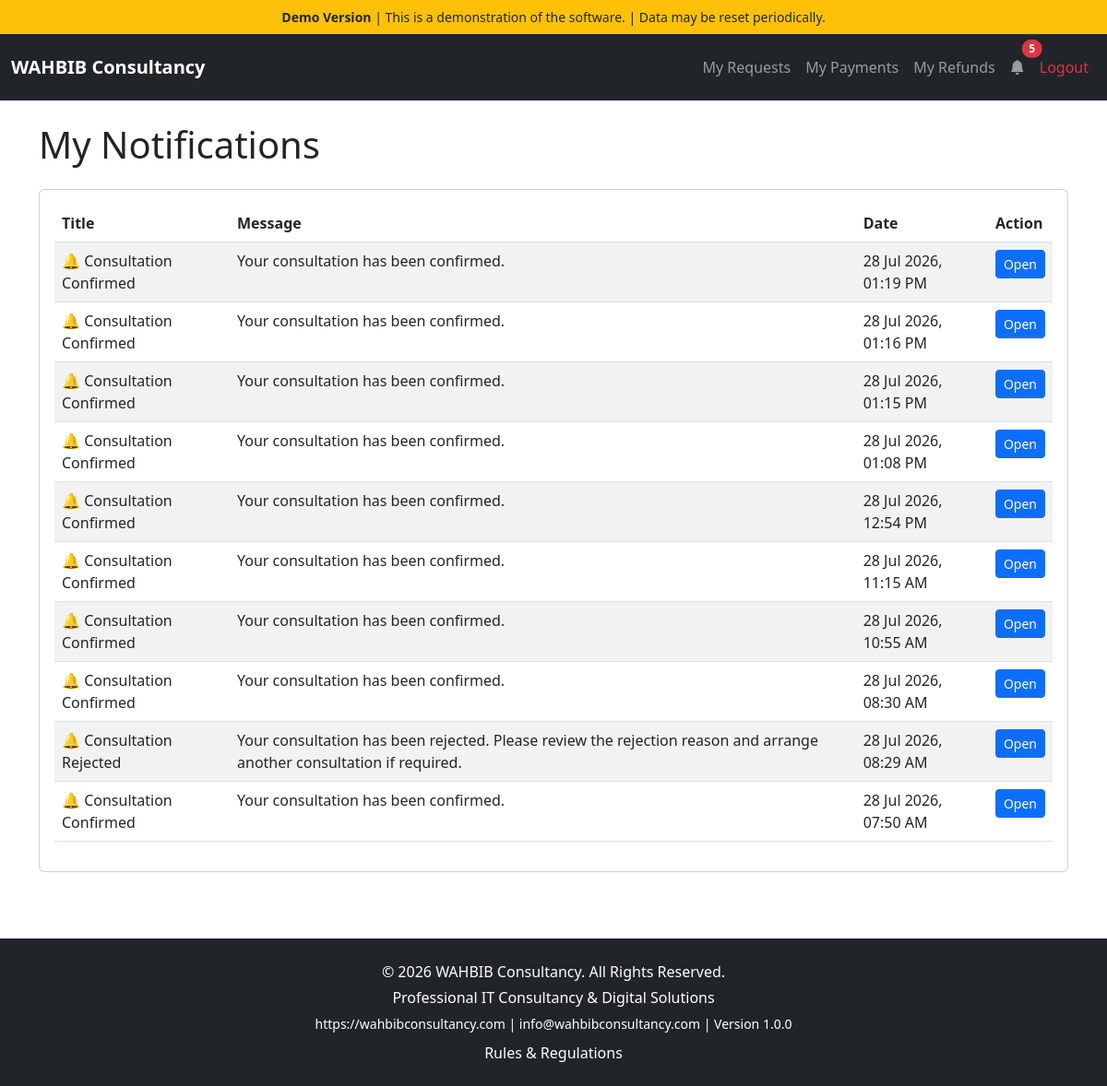
Page /public/index.php?page=customer-notifications (signed in) on the earlier database version.
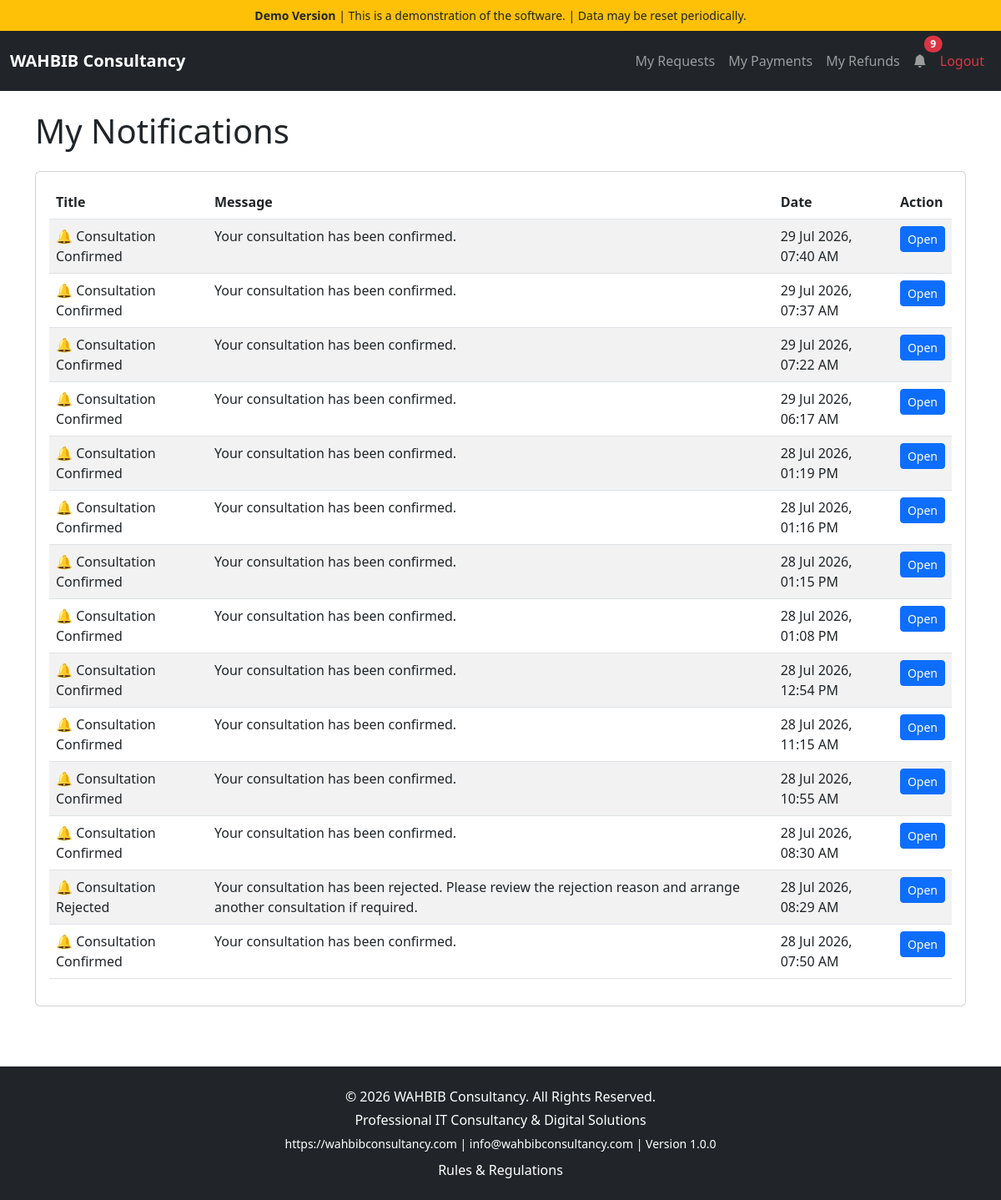
Same page on the later database version.
### tables this page shows
CREATE TABLE `notifications` (
  `id` int(11) NOT NULL AUTO_INCREMENT,
  `recipient_type` enum('admin','customer') NOT NULL,
  `recipient_id` int(11) DEFAULT NULL,
  `title` varchar(255) NOT NULL,
  `message` text NOT NULL,
  `link` varchar(255) DEFAULT NULL,
  `is_read` tinyint(1) NOT NULL DEFAULT 0,
  `created_at` timestamp NOT NULL DEFAULT current_timestamp(),
  PRIMARY KEY (`id`)
);

### public/index.php (called while the page is built, shortened)
<?php
require_once HELPER_PATH . '/demo_helper.php';
require_once ROOT_PATH . '/routes.php';

### app/helpers/demo_helper.php (called while the page is built, shortened)
<?php
function appMode()
{
    return defined('APP_MODE') ? APP_MODE : 'production';
}
function isDemo()
{
    return appMode() === 'demo';
}

### app/views/customer/customer-notifications.php (the view, shortened to what this page needs)
<?php
$customerId = (int) $_SESSION['customer']['id'];
$stmt = $pdo->prepare("
    SELECT *
    FROM notifications
    WHERE recipient_type = 'customer'
      AND recipient_id = ?
    ORDER BY created_at DESC
");
$stmt->execute([$customerId]);
$notifications = $stmt->fetchAll(PDO::FETCH_ASSOC);
require dirname(__DIR__) . '/layouts/header-customer.php';
?>
<h1 class="mb-4">My Notifications</h1>
<div class="card">
    <div class="card-body">
        <?php if (empty($notifications)): ?>
            <div class="alert alert-info">
                You have no notifications.
            </div>
        <?php else: ?>
            <table class="table table-striped">
                <thead>
                    <tr>
                        <th>Title</th>
                        <th>Message</th>
                        <th>Date</th>
                        <th>Action</th>
                    </tr>
                </thead>
                <tbody>
                    <?php foreach ($notifications as $notification): ?>
                        <tr>
                            <td>
    <?php
    $icon = '🔔';
    ?>
    <?= $icon ?> <?= htmlspecialchars($notification['title']) ?>
</td>
                            <td>
                                <?= htmlspecialchars($notification['message']) ?>
                            </td>
                            <td>
                                <?= date('d M Y, h:i A', strtotime($notification['created_at'])) ?>
                            </td>
                          <td>
    <?php if (!empty($notification['link'])): ?>
        <a
            href="<?= htmlspecialchars($notification['link']) ?>"
            class="btn btn-primary btn-sm">
            Open
        </a>
    <?php else: ?>
        -
    <?php endif; ?>
</td>
                        </tr>
                    <?php endforeach; ?>
                </tbody>
            </table>
        <?php endif; ?>
    </div>
</div>
<?php require dirname(__DIR__) . '/layouts/footer.php'; ?>

### routes.php (shortened to what this page needs)
<?php
require_once CONFIG_PATH . '/database.php';
$page = $_GET['page'] ?? 'home';
switch ($page) {
    case 'customer-notifications':
        require VIEW_PATH . '/customer/customer-notifications.php';
        break;
}
?>

### app/views/layouts/header-customer.php (shortened to what this page needs)
<!DOCTYPE html>
<html lang="en">
<head>
    <head>
    <link
        href="https://cdn.jsdelivr.net/npm/bootstrap@5.3.0/dist/css/bootstrap.min.css"
        rel="stylesheet">
    <link
        rel="stylesheet"
        href="https://cdn.jsdelivr.net/npm/bootstrap-icons@1.11.3/font/bootstrap-icons.min.css">
    <link
        rel="stylesheet"
        href="assets/css/booking.css">
</head>
</head>
<body>
<?php require __DIR__ . '/partials/demo-banner.php'; ?>
<?php require __DIR__ . '/partials/navbar-customer.php'; ?>
<div class="container py-4">

### app/views/layouts/partials/demo-banner.php (shortened to what this page needs)
<?php if (isDemo()): ?>
<div class="bg-warning text-dark text-center py-2 small">
    <strong>Demo Version</strong>
    | This is a demonstration of the software.
    | Data may be reset periodically.
</div>
<?php endif; ?>

### app/views/layouts/partials/navbar-customer.php (shortened to what this page needs)
 <?php
$customerNotificationCount = 0;
if (isset($_SESSION['customer'])) {
    $stmt = $pdo->prepare("
        SELECT COUNT(*)
        FROM notifications
        WHERE recipient_type = 'customer'
          AND recipient_id = ?
          AND is_read = 0
    ");
    $stmt->execute([
        (int) $_SESSION['customer']['id']
    ]);
    $customerNotificationCount = (int) $stmt->fetchColumn();
}
?>
<nav class="navbar navbar-expand-lg navbar-dark bg-dark py-3">
    <div class="container-fluid">
        <a
            class="navbar-brand fw-bold"
            href="?page=customer-dashboard"
            title="<?= COMPANY_TAGLINE ?>">
            <?= COMPANY_NAME ?>
        </a>
        <div
            class="collapse navbar-collapse"
            id="navbarNav">
            <ul class="navbar-nav ms-auto align-items-lg-center">
                <li class="nav-item">
                    <a
                        class="nav-link"
                        href="?page=customer-requests">
                        My Requests
                    </a>
                </li>
                <li class="nav-item">
                    <a
                        class="nav-link"
                        href="?page=customer-payments">
                        My Payments
                    </a>
                </li>
                <li class="nav-item">
                    <a
                        class="nav-link"
                        href="?page=customer-refunds">
                        My Refunds
                    </a>
                </li>
                <li class="nav-item dropdown">
                    <a
                        class="nav-link position-relative"
                        href="#"
                        id="customerNotificationsDropdown"
                        role="button"
                        data-bs-toggle="dropdown"
                        aria-expanded="false">
                        <i class="bi bi-bell-fill"></i>
                        <?php if ($customerNotificationCount > 0): ?>
                            <span
                                class="position-absolute top-0 start-100 translate-middle badge rounded-pill bg-danger">
                                <?= $customerNotificationCount ?>
                            </span>
                        <?php endif; ?>
                    </a>
                </li>
                <li class="nav-item">
                    <a
                        class="nav-link text-danger"
                        href="?page=customer-logout">
                        Logout
                    </a>
                </li>
            </ul>
        </div>
    </div>
</nav>

### app/views/layouts/footer.php (shortened to what this page needs)
</div>
<footer class="bg-dark text-white text-center py-4 mt-5">
    <div class="container">
        <p class="mb-1">
            <?= PRODUCT_COPYRIGHT ?>
        </p>
        <p class="mb-1">
            <?= COMPANY_TAGLINE ?>
        </p>
        <small>
            <a
                href="<?= COMPANY_WEBSITE ?>"
                target="_blank"
                class="text-white text-decoration-none">
                <?= COMPANY_WEBSITE ?>
            </a>
            |
            <a
                href="mailto:<?= COMPANY_EMAIL ?>"
                class="text-white text-decoration-none">
                <?= COMPANY_EMAIL ?>
            </a>
            |
            Version <?= PRODUCT_VERSION ?>
        </small>
        <div class="mt-2">
            <a
                href="?page=rules"
                target="_blank"
                class="text-white text-decoration-none">
                Rules &amp; Regulations
            </a>
        </div>
    </div>
</footer>
</body>
</html>

Differences in the rows shown:
added notifications: icon "🔔", title "Consultation Confirmed", message "Your consultation has been confirmed.", created_at "29 Jul 2026, 07:40 AM"
added notifications: icon "🔔", title "Consultation Confirmed", message "Your consultation has been confirmed.", created_at "29 Jul 2026, 07:37 AM"
added notifications: icon "🔔", title "Consultation Confirmed", message "Your consultation has been confirmed.", created_at "29 Jul 2026, 07:22 AM"
added notifications: icon "🔔", title "Consultation Confirmed", message "Your consultation has been confirmed.", created_at "29 Jul 2026, 06:17 AM"
Other differences:
$customerNotificationCount: "5" → "9"
